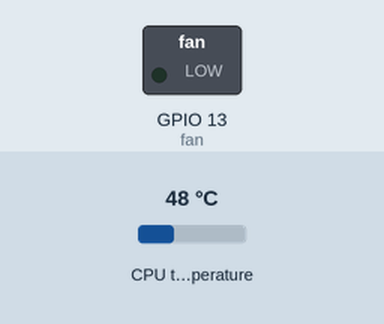
Recording of a program running on a simulated Raspberry Pi (BCM pin numbers). Shown: switched loads named in the program (green lamp = pin HIGH). Dashed ring = blinking. Inputs (shaded band) come from the test bench; at power-on: CPU temperature 48 °C.

Above: at 1.2 s.
1.3 s: CPU temperature set to 42 °C
At 5.43 s:
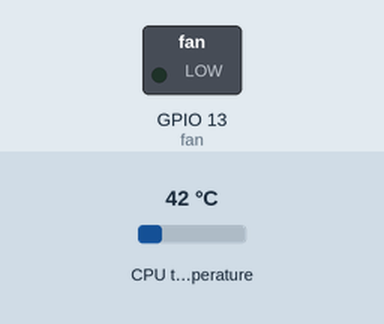
7.3 s: CPU temperature set to 39 °C
13.3 s: CPU temperature set to 44 °C
At 20.38 s:
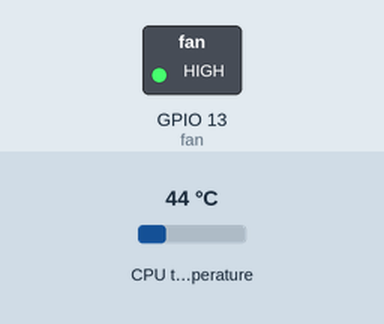
Timing chart, 0 to 25.3 s (numbered marks = the images above; inputs shaded):
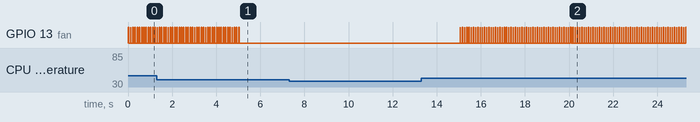

Measured:
- after the input at 1.3 s, GPIO 13 (fan): goes on until 5.0 s, then stays LOW
- after the input at 13.3 s, GPIO 13 (fan): alternates HIGH for 0.01 s and LOW for 0.09 s, starting after 1.8 s
- by itself, GPIO 13 (fan): alternates HIGH for 0.02 s and LOW for 0.08 s

The program:

FanProportional.py
```python
# Created by: Michael Klements
# For 40mm 5V PWM Fan Control On A Raspberry Pi
# Sets fan speed proportional to CPU temperature - best for good quality fans
# Works well with a Pi Desktop Case with OLED Stats Display
# Installation & Setup Instructions - https://www.the-diy-life.com/connecting-a-pwm-fan-to-a-raspberry-pi/

import RPi.GPIO as IO          # Calling GPIO to allow use of the GPIO pins
import time                    # Calling time to allow delays to be used
import subprocess              # Calling subprocess to get the CPU temperature

IO.setwarnings(False)          # Do not show any GPIO warnings
IO.setmode (IO.BCM)            # BCM pin numbers - PIN8 as ‘GPIO14’
IO.setup(13,IO.OUT)            # Initialize GPIO14 as our fan output pin
fan = IO.PWM(13,10)           # Set GPIO14 as a PWM output, with 100Hz frequency (this should match your fans specified PWM frequency)
fan.start(0)                   # Generate a PWM signal with a 0% duty cycle (fan off)

minTemp = 40                   # Temperature and speed range variables, edit these to adjust max and min temperatures and speeds
maxTemp = 80
minSpeed = 0
maxSpeed = 100

def get_temp():                             # Function to read in the CPU temperature and return it as a float in degrees celcius
    output = subprocess.run(['vcgencmd', 'measure_temp'], capture_output=True)
    temp_str = output.stdout.decode()
    try:
        return float(temp_str.split('=')[1].split('\'')[0])
    except (IndexError, ValueError):
        raise RuntimeError('Could not get temperature')

def renormalize(n, range1, range2):         # Function to scale the read temperature to the fan speed range
    delta1 = range1[1] - range1[0]
    delta2 = range2[1] - range2[0]
    return (delta2 * (n - range1[0]) / delta1) + range2[0]

while 1:                                    # Execute loop forever
    temp = get_temp()                       # Get the current CPU temperature
    if temp < minTemp:                      # Constrain temperature to set range limits
        temp = minTemp
    elif temp > maxTemp:
        temp = maxTemp
    temp = int(renormalize(temp, [minTemp, maxTemp], [minSpeed, maxSpeed]))
    fan.ChangeDutyCycle(temp)               # Set fan duty based on temperature, from minSpeed to maxSpeed
    time.sleep(5)                           # Sleep for 5 seconds
```
